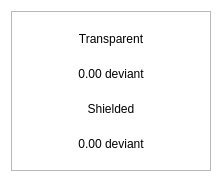
<?xml version="1.0" encoding="UTF-8"?>
<ui version="4.0">
 <class>BalanceBubble</class>
 <widget class="QWidget" name="BalanceBubble">
  <property name="geometry">
   <rect>
    <x>0</x>
    <y>0</y>
    <width>218</width>
    <height>178</height>
   </rect>
  </property>
  <property name="minimumSize">
   <size>
    <width>218</width>
    <height>178</height>
   </size>
  </property>
  <property name="maximumSize">
   <size>
    <width>250</width>
    <height>178</height>
   </size>
  </property>
  <property name="windowTitle">
   <string>Form</string>
  </property>
  <property name="styleSheet">
   <string notr="true">#BalanceBubble{
background-color:transparent
}</string>
  </property>
  <layout class="QVBoxLayout" name="verticalLayout_2">
   <property name="spacing">
    <number>0</number>
   </property>
   <item>
    <widget class="QFrame" name="frame">
     <property name="minimumSize">
      <size>
       <width>200</width>
       <height>160</height>
      </size>
     </property>
     <property name="maximumSize">
      <size>
       <width>250</width>
       <height>160</height>
      </size>
     </property>
     <property name="styleSheet">
      <string notr="true"/>
     </property>
     <property name="frameShape">
      <enum>QFrame::StyledPanel</enum>
     </property>
     <property name="frameShadow">
      <enum>QFrame::Raised</enum>
     </property>
     <property name="lineWidth">
      <number>10</number>
     </property>
     <layout class="QVBoxLayout" name="verticalLayout">
      <property name="spacing">
       <number>0</number>
      </property>
      <item>
       <layout class="QHBoxLayout" name="horizontalLayout">
        <item>
         <widget class="QLabel" name="lblFirst">
          <property name="styleSheet">
           <string notr="true"/>
          </property>
          <property name="text">
           <string>Transparent</string>
          </property>
          <property name="alignment">
           <set>Qt::AlignCenter</set>
          </property>
         </widget>
        </item>
       </layout>
      </item>
      <item>
       <widget class="QLabel" name="textTransparent">
        <property name="styleSheet">
         <string notr="true"/>
        </property>
        <property name="text">
         <string>0.00 deviant</string>
        </property>
        <property name="alignment">
         <set>Qt::AlignCenter</set>
        </property>
       </widget>
      </item>
      <item>
       <widget class="QLabel" name="lblSecond">
        <property name="styleSheet">
         <string notr="true"/>
        </property>
        <property name="text">
         <string>Shielded</string>
        </property>
        <property name="alignment">
         <set>Qt::AlignCenter</set>
        </property>
       </widget>
      </item>
      <item>
       <widget class="QLabel" name="textShielded">
        <property name="styleSheet">
         <string notr="true"/>
        </property>
        <property name="text">
         <string>0.00 deviant</string>
        </property>
        <property name="alignment">
         <set>Qt::AlignCenter</set>
        </property>
       </widget>
      </item>
     </layout>
    </widget>
   </item>
  </layout>
 </widget>
 <resources/>
 <connections/>
</ui>
